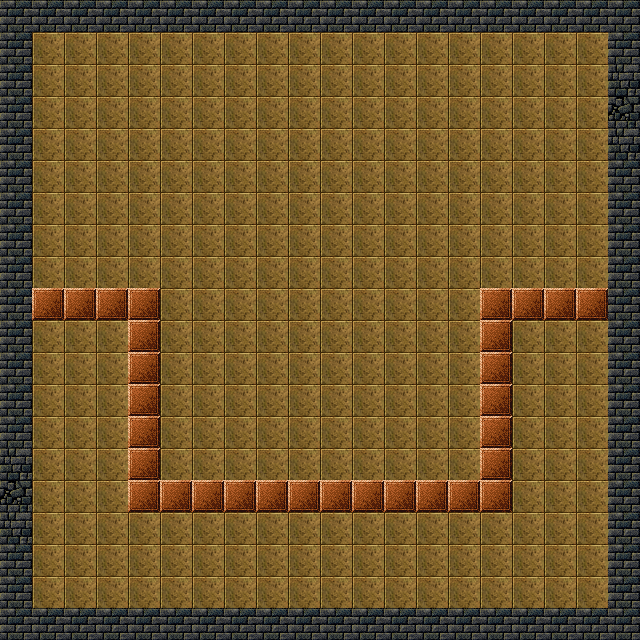

This game map was drawn from its Tiled (.tmx) file and the tilesets committed beside it. A one-line description and the full map source follow:
An orthogonal 20x20 tile map with 32x32 px tiles, 1 tile layer (ground) and 20 objects (stairDown, door, strawberry, grapes, goldRune, ...).

<map version="1.10" tiledversion="1.11.2" orientation="orthogonal" renderorder="right-down" width="20" height="20" tilewidth="32" tileheight="32" infinite="0" nextlayerid="9" nextobjectid="37">
 <editorsettings>
  <export target="stonevilleShop.tmj" format="json" />
 </editorsettings>
 <tileset firstgid="1" name="tiles4" tilewidth="32" tileheight="32" tilecount="136" columns="8">
  <image source="tiles4.png" width="256" height="544" />
  <tile id="127">
   <objectgroup draworder="index" id="2">
    <object id="1" x="0" y="0" width="32" height="32" />
   </objectgroup>
  </tile>
  <tile id="128">
   <objectgroup draworder="index" id="3">
    <object id="17" x="0" y="0" width="32" height="32" />
   </objectgroup>
  </tile>
  <tile id="129">
   <objectgroup draworder="index" id="2">
    <object id="1" x="0" y="0" width="32" height="32" />
   </objectgroup>
  </tile>
  <tile id="130">
   <objectgroup draworder="index" id="2">
    <object id="1" x="0" y="0" width="32" height="32" />
   </objectgroup>
  </tile>
 </tileset>
 <layer id="1" name="ground" width="20" height="20">
  <data encoding="csv">
128,128,128,128,128,128,128,128,128,128,128,128,128,128,128,128,128,128,128,128,
128,127,127,127,127,127,127,127,127,127,127,127,127,127,127,127,127,127,127,128,
128,127,127,127,127,127,127,127,127,127,127,127,127,127,127,127,127,127,127,129,
128,127,127,127,127,127,127,127,127,127,127,127,127,127,127,127,127,127,127,130,
128,127,127,127,127,127,127,127,127,127,127,127,127,127,127,127,127,127,127,129,
128,127,127,127,127,127,127,127,127,127,127,127,127,127,127,127,127,127,127,128,
128,127,127,127,127,127,127,127,127,127,127,127,127,127,127,127,127,127,127,128,
128,127,127,127,127,127,127,127,127,127,127,127,127,127,127,127,127,127,127,128,
128,127,127,127,127,127,127,127,127,127,127,127,127,127,127,127,127,127,127,128,
128,121,121,121,121,127,127,127,127,127,127,127,127,127,127,121,121,121,121,128,
128,127,127,127,121,127,127,127,127,127,127,127,127,127,127,121,127,127,127,128,
128,127,127,127,121,127,127,127,127,127,127,127,127,127,127,121,127,127,127,128,
128,127,127,127,121,127,127,127,127,127,127,127,127,127,127,121,127,127,127,128,
128,127,127,127,121,127,127,127,127,127,127,127,127,127,127,121,127,127,127,128,
129,127,127,127,121,127,127,127,127,127,127,127,127,127,127,121,127,127,127,128,
130,127,127,127,121,121,121,121,121,121,121,121,121,121,121,121,127,127,127,128,
129,127,127,127,127,127,127,127,127,127,127,127,127,127,127,127,127,127,127,128,
128,127,127,127,127,127,127,127,127,127,127,127,127,127,127,127,127,127,127,128,
128,127,127,127,127,127,127,127,127,127,127,127,127,127,127,127,127,127,127,128,
128,128,128,128,128,128,128,128,128,128,128,128,128,128,128,128,128,128,128,128
</data>
 </layer>
 <objectgroup id="2" name="portals" visible="0">
  <properties>
   <property name="toMap" value="stoneville" />
   <property name="toPortal" value="shop" />
  </properties>
  <object id="16" name="stairDown" gid="30" x="576" y="576" width="32" height="32">
   <properties>
    <property name="toMap" value="stonevilleShopCellar" />
    <property name="toPortal" value="stairUpWest" />
   </properties>
  </object>
  <object id="20" name="door" gid="29" x="32" y="96" width="32" height="32">
   <properties>
    <property name="toMap" value="stoneville" />
    <property name="toPortal" value="shop" />
   </properties>
  </object>
 </objectgroup>
 <objectgroup id="8" name="navmesh" visible="0">
  <object id="31" x="32" y="32" width="576" height="256" />
  <object id="32" x="160" y="288" width="320" height="192" />
  <object id="33" x="32" y="320" width="96" height="288" />
  <object id="34" x="512" y="320" width="96" height="288" />
  <object id="35" x="128" y="512" width="384" height="96" />
 </objectgroup>
 <objectgroup id="5" name="poi" visible="0" />
 <objectgroup id="6" name="items" visible="0">
  <object id="4" name="strawberry" gid="35" x="128" y="416" width="32" height="32" />
  <object id="6" name="grapes" gid="36" x="128" y="448" width="32" height="32" />
  <object id="10" name="goldRune" gid="37" x="480" y="416" width="32" height="32" />
  <object id="11" name="silverRune" gid="38" x="480" y="384" width="32" height="32" />
  <object id="13" name="greenRune" gid="40" x="480" y="448" width="32" height="32" />
  <object id="21" name="healthPot" gid="25" x="416" y="512" width="32" height="32" />
  <object id="22" name="manaPot" gid="26" x="384" y="512" width="32" height="32" />
  <object id="24" name="pear" gid="94" x="128" y="384" width="32" height="32" />
  <object id="30" name="book" gid="65" x="352" y="512" width="32" height="32" />
 </objectgroup>
</map>
